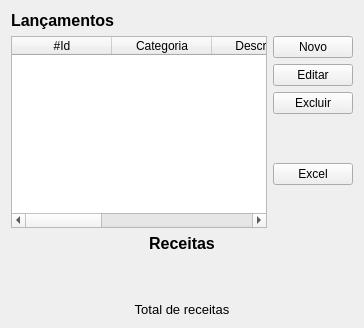
          <widget class="QWidget" name="receitas">
           <attribute name="title">
            <string>Receitas</string>
           </attribute>
           <layout class="QGridLayout" name="gridLayout_4">
            <item row="0" column="0">
             <layout class="QVBoxLayout" name="verticalLayout_20">
              <item>
               <layout class="QVBoxLayout" name="verticalLayout_13">
                <item>
                 <widget class="QLabel" name="label_3">
                  <property name="text">
                   <string>&lt;html&gt;&lt;head/&gt;&lt;body&gt;&lt;p&gt;&lt;span style=&quot; font-size:12pt; font-weight:600; color:#000000;&quot;&gt;Lançamentos&lt;/span&gt;&lt;/p&gt;&lt;/body&gt;&lt;/html&gt;</string>
                  </property>
                 </widget>
                </item>
                <item>
                 <layout class="QHBoxLayout" name="horizontalLayout_12">
                  <item>
                   <widget class="QTableWidget" name="tw_receita_1">
                    <column>
                     <property name="text">
                      <string>#Id</string>
                     </property>
                    </column>
                    <column>
                     <property name="text">
                      <string>Categoria</string>
                     </property>
                    </column>
                    <column>
                     <property name="text">
                      <string>Descrição</string>
                     </property>
                    </column>
                    <column>
                     <property name="text">
                      <string>Data</string>
                     </property>
                    </column>
                    <column>
                     <property name="text">
                      <string>Valor R$</string>
                     </property>
                    </column>
                    <column>
                     <property name="text">
                      <string>Tipo</string>
                     </property>
                    </column>
                   </widget>
                  </item>
                  <item>
                   <layout class="QVBoxLayout" name="verticalLayout_12">
                    <item>
                     <widget class="QPushButton" name="btn_receita">
                      <property name="cursor">
                       <cursorShape>PointingHandCursor</cursorShape>
                      </property>
                      <property name="styleSheet">
                       <string notr="true">font: 75 12pt &quot;Arial&quot;;</string>
                      </property>
                      <property name="text">
                       <string>Novo</string>
                      </property>
                     </widget>
                    </item>
                    <item>
                     <widget class="QPushButton" name="btn_editar_receita">
                      <property name="cursor">
                       <cursorShape>PointingHandCursor</cursorShape>
                      </property>
                      <property name="styleSheet">
                       <string notr="true">font: 75 12pt &quot;Arial&quot;;</string>
                      </property>
                      <property name="text">
                       <string>Editar</string>
                      </property>
                     </widget>
                    </item>
                    <item>
                     <widget class="QPushButton" name="btn_excluir_receita">
                      <property name="cursor">
                       <cursorShape>PointingHandCursor</cursorShape>
                      </property>
                      <property name="styleSheet">
                       <string notr="true">font: 75 12pt &quot;Arial&quot;;</string>
                      </property>
                      <property name="text">
                       <string>Excluir</string>
                      </property>
                     </widget>
                    </item>
                    <item>
                     <spacer name="verticalSpacer_3">
                      <property name="orientation">
                       <enum>Qt::Vertical</enum>
                      </property>
                      <property name="sizeHint" stdset="0">
                       <size>
                        <width>20</width>
                        <height>40</height>
                       </size>
                      </property>
                     </spacer>
                    </item>
                    <item>
                     <widget class="QPushButton" name="btn_excel_receita">
                      <property name="cursor">
                       <cursorShape>PointingHandCursor</cursorShape>
                      </property>
                      <property name="styleSheet">
                       <string notr="true">font: 75 12pt &quot;Arial&quot;;</string>
                      </property>
                      <property name="text">
                       <string>Excel</string>
                      </property>
                     </widget>
                    </item>
                    <item>
                     <spacer name="verticalSpacer_9">
                      <property name="orientation">
                       <enum>Qt::Vertical</enum>
                      </property>
                      <property name="sizeHint" stdset="0">
                       <size>
                        <width>20</width>
                        <height>40</height>
                       </size>
                      </property>
                     </spacer>
                    </item>
                   </layout>
                  </item>
                 </layout>
                </item>
               </layout>
              </item>
              <item>
               <layout class="QHBoxLayout" name="horizontalLayout_21">
                <item>
                 <layout class="QVBoxLayout" name="gr_bar_receita"/>
                </item>
                <item>
                 <layout class="QVBoxLayout" name="gr_pie_receita">
                  <property name="spacing">
                   <number>6</number>
                  </property>
                 </layout>
                </item>
                <item>
                 <layout class="QVBoxLayout" name="verticalLayout_23">
                  <item>
                   <widget class="QLabel" name="label_16">
                    <property name="text">
                     <string>&lt;html&gt;&lt;head/&gt;&lt;body&gt;&lt;p align=&quot;center&quot;&gt;&lt;span style=&quot; font-size:12pt; font-weight:600; color:#000000;&quot;&gt;Receitas&lt;/span&gt;&lt;/p&gt;&lt;/body&gt;&lt;/html&gt;</string>
                    </property>
                   </widget>
                  </item>
                  <item>
                   <widget class="QLabel" name="lbl_total_receita_2">
                    <property name="font">
                     <font>
                      <family>Arial</family>
                      <pointsize>12</pointsize>
                     </font>
                    </property>
                    <property name="text">
                     <string>&lt;html&gt;&lt;head/&gt;&lt;body&gt;&lt;p align=&quot;center&quot;&gt;&lt;br/&gt;&lt;/p&gt;&lt;/body&gt;&lt;/html&gt;</string>
                    </property>
                    <property name="textFormat">
                     <enum>Qt::AutoText</enum>
                    </property>
                    <property name="alignment">
                     <set>Qt::AlignCenter</set>
                    </property>
                   </widget>
                  </item>
                  <item>
                   <widget class="QLabel" name="label_22">
                    <property name="text">
                     <string>&lt;html&gt;&lt;head/&gt;&lt;body&gt;&lt;p align=&quot;center&quot;&gt;&lt;span style=&quot; font-size:10pt;&quot;&gt;Total de receitas&lt;/span&gt;&lt;/p&gt;&lt;/body&gt;&lt;/html&gt;</string>
                    </property>
                   </widget>
                  </item>
                 </layout>
                </item>
               </layout>
              </item>
             </layout>
            </item>
           </layout>
          </widget>
